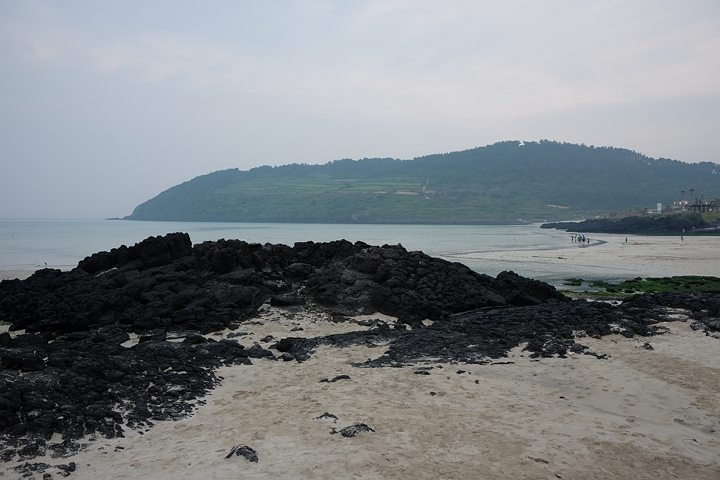
#> input picture 4week/img1.jpg, 720 x 480 px, found by its file name
$ python 'project 4-3.py'
#> lines starting #> are read from the running program, lines starting #| are printed output that depends on the picture
import cv2 as cv  # OpenCV 라이브러리를 cv라는 이름으로 사용합니다.
import numpy as np  # 좌표 배열을 다루기 위해 NumPy를 사용합니다.
import matplotlib.pyplot as plt  # 결과 이미지를 시각화하기 위해 matplotlib을 사용합니다.

# 정합에 사용할 두 장의 이미지를 불러옵니다.
# 여기서는 img1을 기준 이미지로, img2를 변환할 이미지로 사용합니다.
img1 = cv.imread("4week/img1.jpg")
#> img1 is the input picture: shape (480, 720, 3); mean B, G, R 134.2, 130.6, 125.7
img2 = cv.imread("4week/img2.jpg")
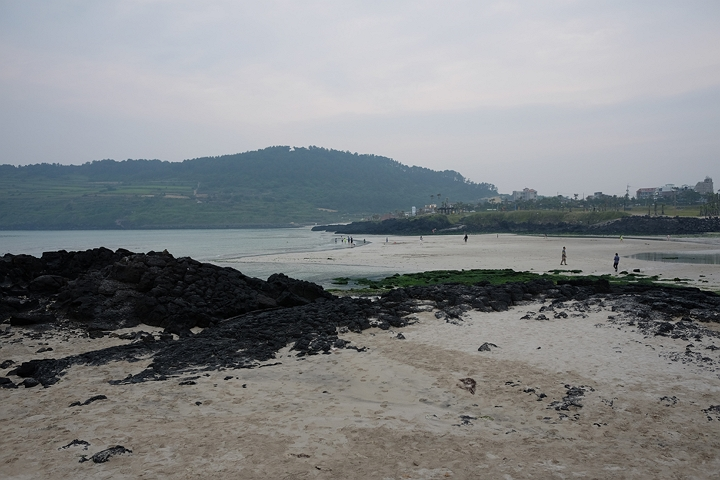
#> input picture 4week/img2.jpg, 720 x 480 px, found by its file name
#> img2 is the input picture: shape (480, 720, 3); mean B, G, R 134.4, 132.3, 129.6

# 두 이미지 중 하나라도 정상적으로 불러오지 못한 경우
# 이후 연산을 진행할 수 없으므로 프로그램을 종료합니다.
if img1 is None or img2 is None:
    print("이미지를 불러오지 못했습니다.")
    exit()

# SIFT 객체를 생성합니다.
# 이 객체를 이용하여 특징점과 기술자를 추출합니다.
sift = cv.SIFT_create()

# 첫 번째 이미지에서 특징점과 기술자를 추출합니다.
kp1, des1 = sift.detectAndCompute(img1, None)
#> kp1 = 927 keypoints; strongest (x, y, size): (619, 303, 2.6), (427, 373, 2.2), (205, 368, 1.9), (440, 367, 2.1)

# 두 번째 이미지에서 특징점과 기술자를 추출합니다.
kp2, des2 = sift.detectAndCompute(img2, None)
#> kp2 = 965 keypoints; strongest (x, y, size): (466, 237, 2), (638, 270, 2.3), (635, 270, 1.9), (244, 386, 2.5)

# BFMatcher 객체를 생성합니다.
# SIFT 기술자는 실수형 벡터이므로 거리 계산 방식으로 NORM_L2를 사용합니다.
bf = cv.BFMatcher(cv.NORM_L2)

# 각 특징점에 대해 가장 가까운 이웃 2개를 찾습니다.
# 이를 통해 ratio test를 적용할 수 있습니다.
matches = bf.knnMatch(des2, des1, k=2)
#> matches = 965 matches

# 좋은 매칭만 저장할 리스트를 생성합니다.
good_matches = []

# knnMatch로 구한 최근접 이웃 2개의 거리를 비교하여
# 더 신뢰도 높은 매칭만 선별합니다.
for m, n in matches:
    if m.distance < 0.7 * n.distance:
        good_matches.append(m)
#> after the loop, good_matches = 277 matches

# 호모그래피를 계산하려면 최소 4개의 대응점이 필요하므로,
# 좋은 매칭 개수가 4개 미만이면 더 이상 진행하지 않습니다.
if len(good_matches) < 4:
    print("호모그래피 계산에 필요한 매칭점이 부족합니다.")
    exit()

# 두 번째 이미지에서의 대응 좌표들을 추출합니다.
# queryIdx는 knnMatch 기준으로 현재 질의 이미지의 특징점을 의미합니다.
src_pts = np.float32([kp2[m.queryIdx].pt for m in good_matches]).reshape(-1, 1, 2)
#> src_pts = 277 rows, first 8: [8.21, 380.7], [9.25, 298.5], [9.25, 298.5], [9.69, 373.2], [12.14, 329.8], [13.89, 357.8], [14.52, 340.9], [16.31, 165.7]

# 첫 번째 이미지에서의 대응 좌표들을 추출합니다.
# trainIdx는 비교 대상 이미지에서 매칭된 특징점을 의미합니다.
dst_pts = np.float32([kp1[m.trainIdx].pt for m in good_matches]).reshape(-1, 1, 2)
#> dst_pts = 277 rows, first 8: [270.5, 353.6], [269.6, 282.1], [269.6, 282.1], [270.9, 346.9], [272.1, 309.2], [273.6, 334], [273.6, 319.4], [67.43, 263.3]

# 좋은 매칭점들을 이용하여 호모그래피 행렬을 계산합니다.
# RANSAC을 사용하여 잘못된 매칭점(outlier)의 영향을 줄입니다.
H, mask = cv.findHomography(src_pts, dst_pts, cv.RANSAC, 5.0)
#> H = [[0.62, 0.0291, 254], [-0.104, 0.873, 21.69], [-0.000531, 8.81e-06, 1]]; mask = 277 values, max 1 at index 0, min 0 at index 7, mean 0.96

# 호모그래피 계산에 실패한 경우 프로그램을 종료합니다.
if H is None:
    print("호모그래피 계산 실패")
    exit()

# 두 이미지의 높이와 너비를 각각 구합니다.
h1, w1 = img1.shape[:2]
#> h1 = 480; w1 = 720
h2, w2 = img2.shape[:2]
#> h2 = 480; w2 = 720

# 계산된 호모그래피를 이용하여 img2를 img1의 좌표계로 변환합니다.
# 출력 크기는 두 이미지를 합친 파노라마 크기로 설정합니다.
warped = cv.warpPerspective(img2, H, (w1 + w2, max(h1, h2)))
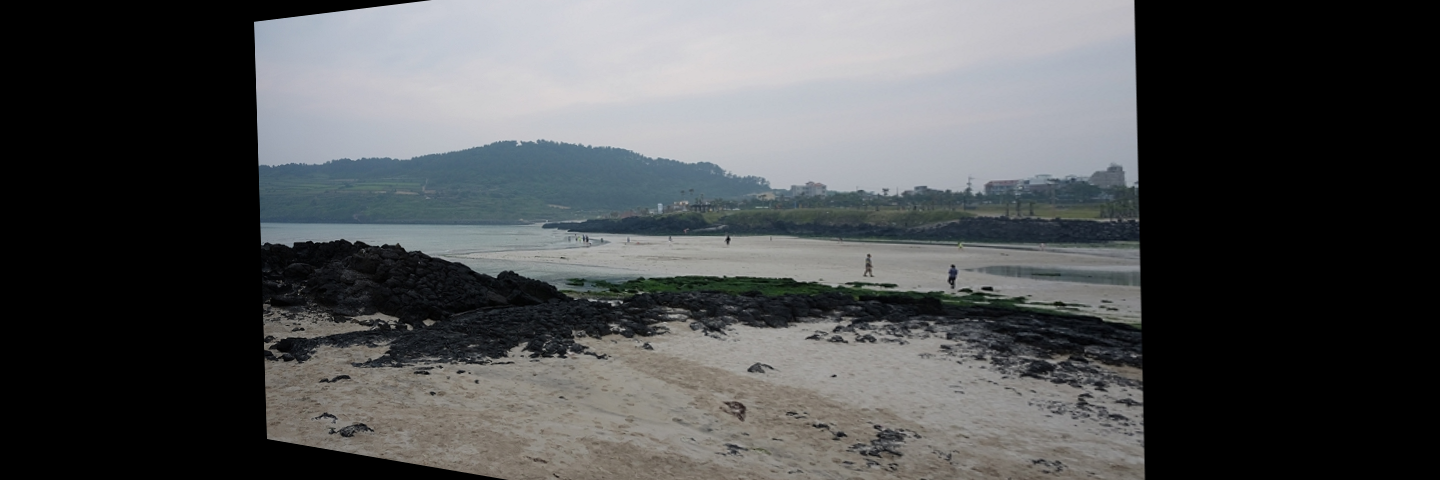
#> warped: shape (480, 1440, 3); mean B, G, R 80.9, 79.7, 77.9

# 기준 이미지인 img1을 결과 이미지의 왼쪽 영역에 그대로 배치합니다.
warped[0:h1, 0:w1] = img1
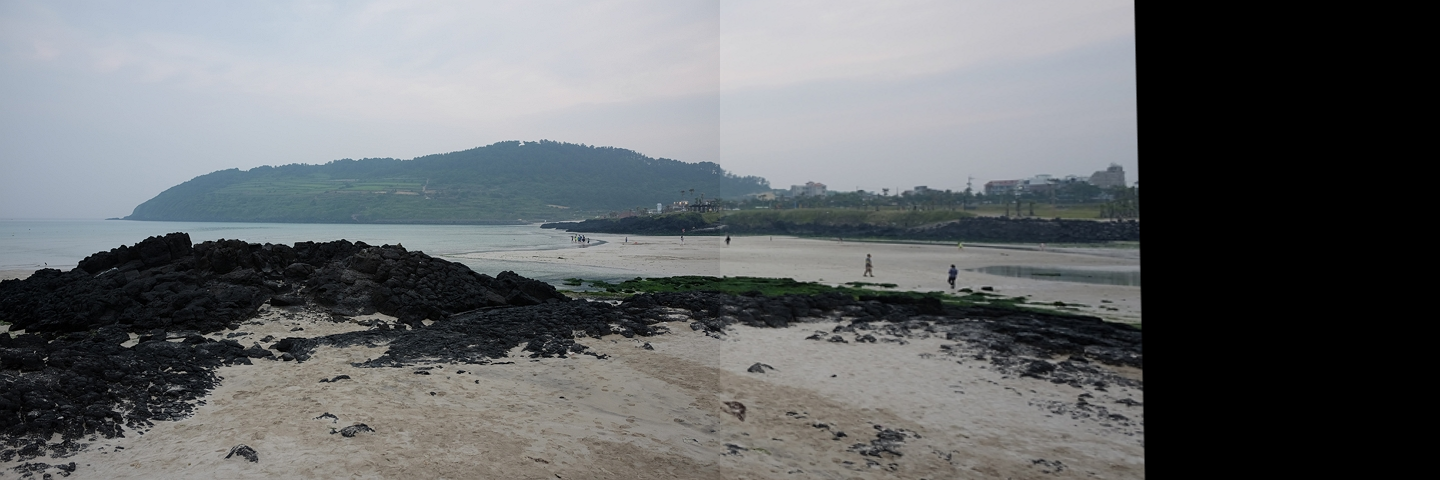
#> warped: shape (480, 1440, 3); mean B, G, R 107.2, 104.9, 101.9

# RANSAC 결과로 얻은 inlier / outlier 정보를 리스트 형태로 변환합니다.
matches_mask = mask.ravel().tolist()
#> matches_mask has the same summary as mask

# 특징점 매칭 결과를 시각화합니다.
# matchesMask를 사용하면 RANSAC에서 inlier로 판단된 매칭만 표시할 수 있습니다.
matching_result = cv.drawMatches(
    img2, kp2,
    img1, kp1,
    good_matches, None,
    matchesMask=matches_mask,
    flags=cv.DrawMatchesFlags_NOT_DRAW_SINGLE_POINTS
)
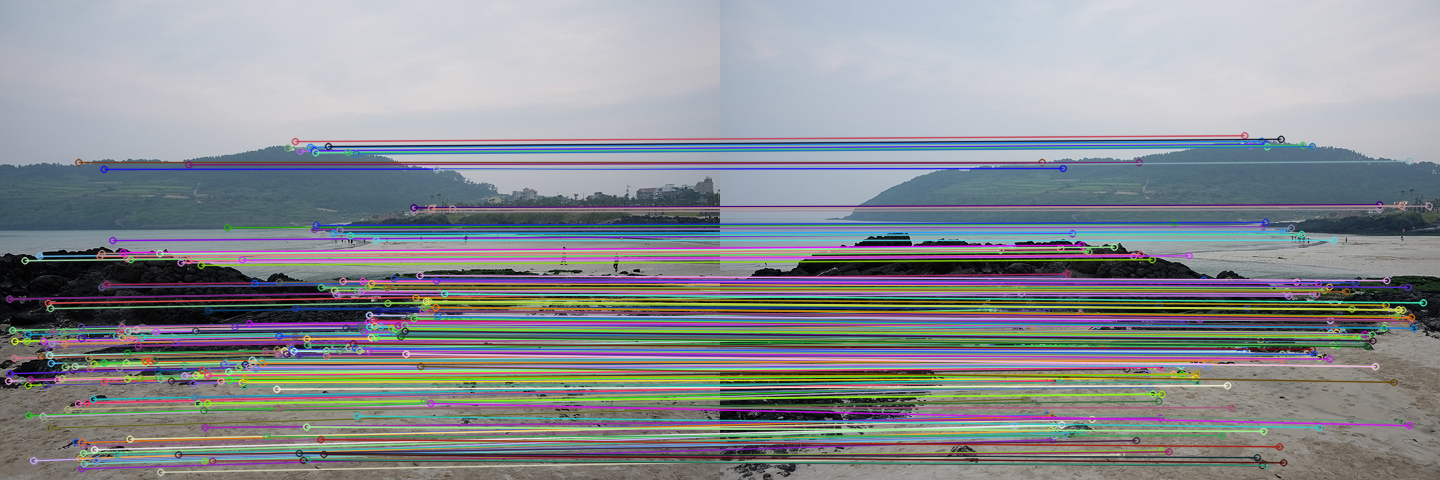
#> matching_result: shape (480, 1440, 3); mean B, G, R 145.2, 140.6, 137.6

# OpenCV는 BGR 형식으로 이미지를 처리하므로,
# matplotlib에서 올바른 색상을 출력하기 위해 RGB로 변환합니다.
warped_rgb = cv.cvtColor(warped, cv.COLOR_BGR2RGB)
matching_rgb = cv.cvtColor(matching_result, cv.COLOR_BGR2RGB)

# 출력 창의 크기를 설정합니다.
plt.figure(figsize=(20, 8))

# 왼쪽 subplot에 특징점 매칭 결과를 출력합니다.
plt.subplot(1, 2, 1)
plt.imshow(matching_rgb)
plt.title(f"Matching Result (Inliers: {sum(matches_mask)}/{len(good_matches)})")
plt.axis("off")

# 오른쪽 subplot에 정합된 이미지를 출력합니다.
plt.subplot(1, 2, 2)
plt.imshow(warped_rgb)
plt.title("Warped Image")
plt.axis("off")

# subplot 간 간격을 자동으로 정리합니다.
plt.tight_layout()

# 최종 결과를 화면에 출력합니다.
plt.show()
